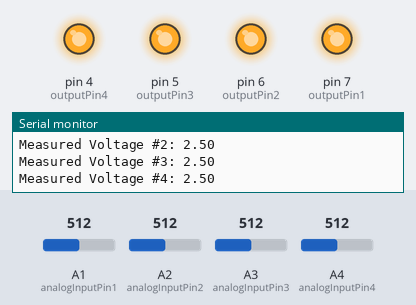
Simulated run of this sketch. Board: Arduino Uno, built with avr-gcc and run on an emulated ATmega328P. On the bench: output pins drawn as LEDs (lit = HIGH), the last lines printed to the serial monitor. The test bench sets the inputs (shaded band); at power-on: A1 (analogInputPin1) = 512, A2 (analogInputPin2) = 512, A3 (analogInputPin3) = 512, A4 (analogInputPin4) = 512.

Above: at 1.2 s.
1.3 s: A1 (analogInputPin1) set to 69
4.3 s: A1 (analogInputPin1) set to 55
At 5.3 s:
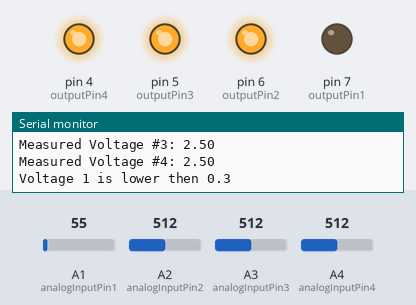
5.8 s: A2 (analogInputPin2) set to 68
7.3 s: A2 (analogInputPin2) set to 55
At 8.0 s:
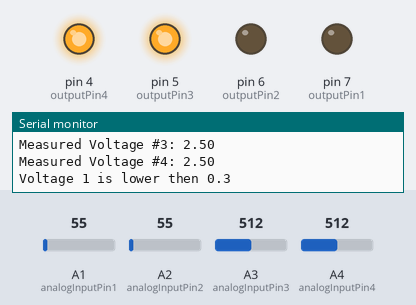
8.9 s: A3 (analogInputPin3) set to 65
10.4 s: A3 (analogInputPin3) set to 54
At 11.4 s:
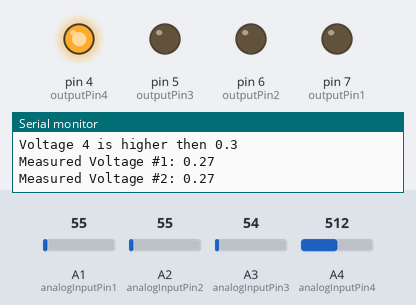
Timing chart, 0 to 13.1 s (numbered marks = the images above; inputs shaded):
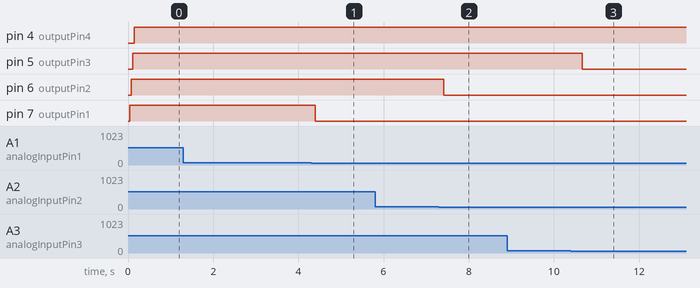

The sketch:

VoltageAmplifier4.ino
```cpp
const int analogInputPin1 = A1;  // Analog input pin
const int analogInputPin2 = A2;  // Analog input pin
const int analogInputPin3 = A3;  // Analog input pin
const int analogInputPin4 = A4;  // Analog input pin
const int outputPin1 = 7;        // Digital output pin
const int outputPin2 = 6;        // Digital output pin
const int outputPin3 = 5;        // Digital output pin
const int outputPin4 = 4;        // Digital output pin

void setup() {
  pinMode(analogInputPin1, INPUT);
  pinMode(outputPin1, OUTPUT);
  digitalWrite(outputPin1, LOW); // Set initial state to LOW
  pinMode(analogInputPin2, INPUT);
  pinMode(outputPin2, OUTPUT);
  digitalWrite(outputPin2, LOW); // Set initial state to LOW
  pinMode(analogInputPin3, INPUT);
  pinMode(outputPin3, OUTPUT);
  digitalWrite(outputPin3, LOW); // Set initial state to LOW
  pinMode(analogInputPin4, INPUT);
  pinMode(outputPin4, OUTPUT);
  digitalWrite(outputPin4, LOW); // Set initial state to LOW
  Serial.begin(9600);           // Initialize serial communication for debugging
}

void loop() {
  int sensorValue1 = analogRead(analogInputPin1);  // Read analog input
  int sensorValue2 = analogRead(analogInputPin2);
  int sensorValue3 = analogRead(analogInputPin3);
  int sensorValue4 = analogRead(analogInputPin4);
  float voltage1 = sensorValue1 * (5.0 / 1023.0);  // Convert analog reading to voltage (assuming 5V system)
  float voltage2 = sensorValue2 * (5.0 / 1023.0);
  float voltage3 = sensorValue3 * (5.0 / 1023.0);
  float voltage4 = sensorValue4 * (5.0 / 1023.0);

  Serial.print("Measured Voltage #1: ");
  Serial.println(voltage1);
  Serial.print("Measured Voltage #2: ");
  Serial.println(voltage2);
  Serial.print("Measured Voltage #3: ");
  Serial.println(voltage3);
  Serial.print("Measured Voltage #4: ");
  Serial.println(voltage4);

  // Check if voltage is over 0.3V
  if (voltage1 >= 0.3 ) {
    digitalWrite(outputPin1, HIGH);
    Serial.println("Voltage 1 is higher then 0.3");
  } if (voltage1 < 0.3){
    digitalWrite(outputPin1, LOW);  // Output 0V signal
    Serial.println("Voltage 1 is lower then 0.3");
  }if (voltage2 >= 0.3 ) {
    digitalWrite(outputPin2, HIGH);
    Serial.println("Voltage 2 is higher then 0.3V");
  } if (voltage2 < 0.3) {
    digitalWrite(outputPin2, LOW);  // Output 0V signal
    Serial.println("Voltage 2 is lower then 0.3");
  }if (voltage3 >= 0.3 ) {
    digitalWrite(outputPin3, HIGH);
    Serial.println("Voltage 3 is higher then 0.3V");
  } if (voltage3 < 0.3){
    digitalWrite(outputPin3, LOW);  // Output 0V signal
    Serial.println("Voltage 3 is lower then 0.3");
  }if (voltage4 >= 0.3 ) {
    digitalWrite(outputPin4, HIGH);
    Serial.println("Voltage 4 is higher then 0.3");
  } if (voltage4 < 0.3){
    digitalWrite(outputPin4, LOW);  // Output 0V signal
    Serial.println("Voltage 4 is lower then 0.3");
  }


  delay(100); // Delay for stability
}
```

Measured:
- the behaviour switches between 62 and 61 on A1 (analogInputPin1) (found by bisection; images 0 and 1)
- the behaviour switches between 62 and 61 on A2 (analogInputPin2) (found by bisection; images 1 and 2)
- the behaviour switches between 62 and 61 on A3 (analogInputPin3) (found by bisection; images 2 and 3)
- after the input at 4.3 s, pin 7 (outputPin1): HIGH → LOW after 0.10 s
- after the input at 7.3 s, pin 6 (outputPin2): HIGH → LOW after 0.11 s
- after the input at 10.4 s, pin 5 (outputPin3): HIGH → LOW after 0.27 s
